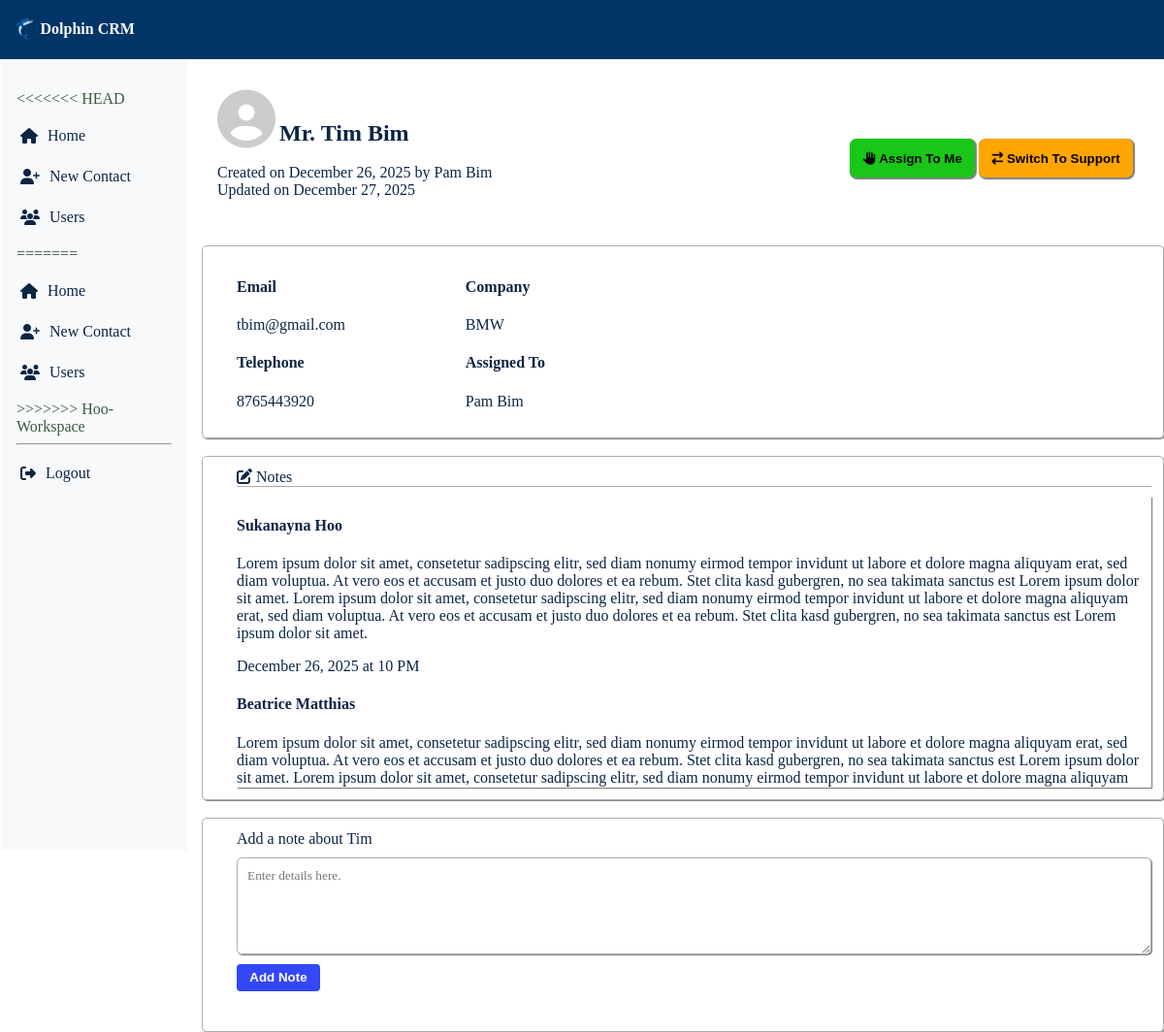
The app's page /pages/view.php?id=1 with its own data.
### tables this page shows
CREATE TABLE `contacts` (
  `id` int(8) NOT NULL,
  `title` varchar(8) NOT NULL,
  `firstname` varchar(32) NOT NULL,
  `lastname` varchar(32) NOT NULL,
  `email` varchar(64) NOT NULL,
  `telephone` varchar(32) NOT NULL,
  `company` varchar(255) NOT NULL,
  `type` varchar(255) NOT NULL,
  `assigned_to` int(8) NOT NULL,
  `created_by` int(8) NOT NULL,
  `created_at` timestamp NOT NULL DEFAULT current_timestamp(),
  `updated_at` timestamp NOT NULL DEFAULT current_timestamp() ON UPDATE current_timestamp()
);

CREATE TABLE `users` (
  `id` int(8) NOT NULL COMMENT 'Row ID and Table Primary Key',
  `firstname` varchar(32) NOT NULL COMMENT 'Stores users'' first name',
  `lastname` varchar(32) NOT NULL COMMENT 'Stores users'' last name',
  `password` varchar(255) NOT NULL COMMENT 'Stores users'' hashed password',
  `email` varchar(64) NOT NULL COMMENT 'Stores users'' email address',
  `role` varchar(32) NOT NULL COMMENT 'Stores users'' role at the company',
  `created_at` timestamp NOT NULL DEFAULT current_timestamp() COMMENT 'Gives a timestamp of when the account was created'
);

CREATE TABLE `notes` (
  `id` int(8) NOT NULL,
  `contact_id` int(8) NOT NULL,
  `comment` text NOT NULL,
  `created_by` int(8) NOT NULL,
  `created_at` timestamp NOT NULL DEFAULT current_timestamp()
);

### pages/view.php (the view, shortened to what this page needs)
<?php
require '../includes/dbconfig.php';
include '../includes/metadata.php';
include '../includes/header.php';
include '../includes/sidebar.php';
$contact_id = $_GET['id'];
$stmt = $conn->prepare("SELECT * FROM Contacts WHERE id = :id");
$stmt->bindParam(':id', $contact_id);
$stmt->execute();
$contact = $stmt->fetch(PDO::FETCH_ASSOC);
$stmt = $conn->prepare("SELECT * FROM users WHERE id = ". $contact['created_by']);
$stmt->execute();
$createdby=$stmt->fetchAll(PDO::FETCH_ASSOC)[0];
$name = $createdby['firstname'].' '.$createdby['lastname'];
$stmt = $conn->prepare("SELECT * FROM notes where contact_id= " . $contact['id']);
$stmt->execute();
$notes= $stmt->fetchAll(PDO::FETCH_ASSOC);
$stmt = $conn->prepare("SELECT * FROM users WHERE id = ". $contact['assigned_to']);
$stmt ->execute();
$assignedto = $stmt->fetchAll(PDO::FETCH_ASSOC)[0];
$aname= $assignedto['firstname'].' '.$assignedto['lastname'];
function convertDateFormat($date){
    $date = explode("-", $date);
    $monthNum  = $date[1];
    $dateObj   = DateTime::createFromFormat('!m', $monthNum);
    $monthName = $dateObj->format('F');
    return $monthName . " " . $date[2] . ", " . $date[0];
}
function convertTimeFormat($date){
$mysqlTime = $date;
try {
    $dateTime = new DateTime($mysqlTime);
    $formattedTime = $dateTime->format('h A');
    return $formattedTime;
} catch (Exception $e) {
    echo "Error: " . $e->getMessage();
}
}
?>
<section class ='view-contact-section'>
    <header class='page-head'>
        <div class="view-contact-container">
            <div class='contact-head'>
                <i class='fas fa-user-circle' style='font-size:60px; position:relative; color:#ccc;'></i> <strong id="ntitle"><?=$contact['title'].'.'.' '.$contact['firstname'].' '.$contact['lastname']?></strong>
                <p>
                    Created on  <?= convertDateFormat(substr($contact['created_at'],0,10)); ?> by  <?= $name; ?> <br>
                    Updated on  <?= convertDateFormat(substr($contact['updated_at'],0,10)); ?>
                </p>
            </div>
            <div class='btns'>
                <button id='assign'><i class ='fas fa-hand-paper'></i> Assign To Me</button>
                <button id='switch'><i class ='fas fa-exchange'></i> Switch To <?php if ($contact['type']=="Support") {echo "Sales Lead";} else{echo "Support";}?></button>
            </div>
        </div>
    </header>
    <div id='info-container'>
        <div id='email-info'>
            <label for="email"><h4>Email</h4></label>
            <p>
                <?= $contact['email']?>
            </p>
            <label for="telephone"><h4>Telephone</h4></label>
            <p>
                <?= $contact['telephone']?>
            </p>
        </div>
        <div id='company-info'>
            <label for="company"><h4>Company</h4></label>
            <p>
                <?=$contact['company']?>
            </p>
            <label for="assigned"><h4>Assigned To</h4></label>
            <p>
                <?=$aname?>
            </p>
        </div>
    </div>
    <br>
    <div id='notes-container'>
        <div id='note-info'>
            <label for='notes'><i class='fa-sharp fa-solid fa-pen-to-square'></i> Notes</label>
        </div>
        <div class='fetch-notes'>
            <?php foreach($notes as $note){
                $stmt = $conn->prepare("SELECT * FROM users WHERE id = ".$note['created_by']);
                $stmt->execute();
                $createdby=$stmt->fetchAll(PDO::FETCH_ASSOC)[0];
                echo "<h4>".$createdby['firstname'].' '.$createdby['lastname']."</h4>";
                echo "<p>".$note['comment']."</p>";
                echo "<p>". convertDateFormat(substr($note['created_at'],0,10))." at ". ltrim(convertTimeFormat($note['created_at']),'0')."</p>";
            }
            ?>
        </div>
    </div>
    <br>
    <div class='add-notes'>
        <form method='POST' action='submit'>
            <div class='add-container'>
                <label for='add-notes'>Add a note about <?=$contact['firstname']?></label>
                <textarea name='add' placeholder="Enter details here."></textarea>
            </div>
            <div class='btn-container'>
                <button id='add-note-btn' type='submit' class='<?=$id?>'>Add Note</button>
            </div>
        </form>
    </div>
</section>

### styles.css (style rules this page uses)
.view-contact-container { margin-left: 12em; padding: 2em; width:auto; height:auto; }
#info-container { clear: both; margin-left:13em; display: grid; grid-template-columns: repeat(4, 1fr); border-style: solid; border-width: thin; box-shadow: 1px 1px 1px grey; border-color: rgb(173, 173, 173); padding: 12px; padding-left:35px; border-radius: 0.3em; }
#notes-container { margin-left:13em; display: grid; grid-template-columns: repeat(1, 1fr); border-style: solid; border-width: thin; border-color: rgb(173, 173, 173); border-radius: 0.3em; padding: 12px; padding-left:35px; overflow-y: scroll; box-shadow: 1px 1px 1px grey; }
.add-notes { margin-left:13em; display: grid; grid-template-columns: repeat(1, 1fr); border-style: solid; border-width: thin; border-color: rgb(173, 173, 173); border-radius: 0.3em; padding: 12px; padding-left:35px; box-shadow: 1px 1px 1px grey; }
.fetch-notes { max-height:300px; overflow-y: scroll; box-shadow: 1px 1px 1px grey; }
#note-info { border-bottom: thin solid rgb(173, 173, 173); margin-bottom:10px; }
.add-container textarea { width: 100%; height:100px; margin-top:10px; margin-bottom:10px; padding:10px; border-radius:5px; border:1px solid rgb(173, 173, 173); font-family: Cambria, Cochin, Georgia, Times, 'Times New Roman', serif; box-shadow: 1px 1px 1px grey; }
#add-note-btn { background-color: #3347f7; color: white; border: none; padding: 0.5em 1em; border-radius: 0.3em; font-weight: bold; margin-bottom: 1em; }
.view-contact-container { margin-left: 12em; padding: 2em; display: flex; flex-direction: row; background-color: white; width:auto; height:auto; justify-content: space-between; align-items: center; }
#ntitle { font-size: 24px; font-weight: bold; }
#assign { background-color: rgb(24, 199, 24); color: black; border: 0.4em; height: 40px; padding: 0.5em 1em; border-radius: 0.5em; font-weight: bold; margin-top: 1em; box-shadow: 1px 1px 1px 1px grey; }
#switch { background-color: orange; color: black; border: 0.1em; height: 40px; padding: 0.5em 1em; border-radius: 0.5em; font-weight: bold; margin-top: 1em; box-shadow: 1px 1px 1px 1px grey; }
.view-contact-section { background-color: white; }

### records on screen
contacts: title "Mr", firstname "Tim", lastname "Bim", created_at "December 26, 2025", updated_at "December 27, 2025", email "tbim@gmail.com", telephone "8765443920", company "BMW"
users: name "Pam Bim", aname "Pam Bim"
notes: created_by.firstname "Sukanayna", created_by.lastname "Hoo", comment "Lorem ipsum dolor sit amet, consetetur sadipscing elitr, sed diam nonumy eirmod tempor invidunt ut labore et dolore magna aliquyam erat, sed diam voluptua. At vero eos et accusam et justo duo dolores et ea rebum. Stet clita kasd gubergren, no sea takimata sanctus est Lorem ipsum dolor sit amet. Lorem ipsum dolor sit amet, consetetur sadipscing elitr, sed diam nonumy eirmod tempor invidunt ut labore et dolore magna aliquyam erat, sed diam voluptua. At vero eos et accusam et justo duo dolores et ea rebum. Stet clita kasd gubergren, no sea takimata sanctus est Lorem ipsum dolor sit amet.", created_at "December 26, 2025", created_at "10 PM"
notes: created_by.firstname "Beatrice", created_by.lastname "Matthias", comment "Lorem ipsum dolor sit amet, consetetur sadipscing elitr, sed diam nonumy eirmod tempor invidunt ut labore et dolore magna aliquyam erat, sed diam voluptua. At vero eos et accusam et justo duo dolores et ea rebum. Stet clita kasd gubergren, no sea takimata sanctus est Lorem ipsum dolor sit amet. Lorem ipsum dolor sit amet, consetetur sadipscing elitr, sed diam nonumy eirmod tempor invidunt ut labore et dolore magna aliquyam…"
